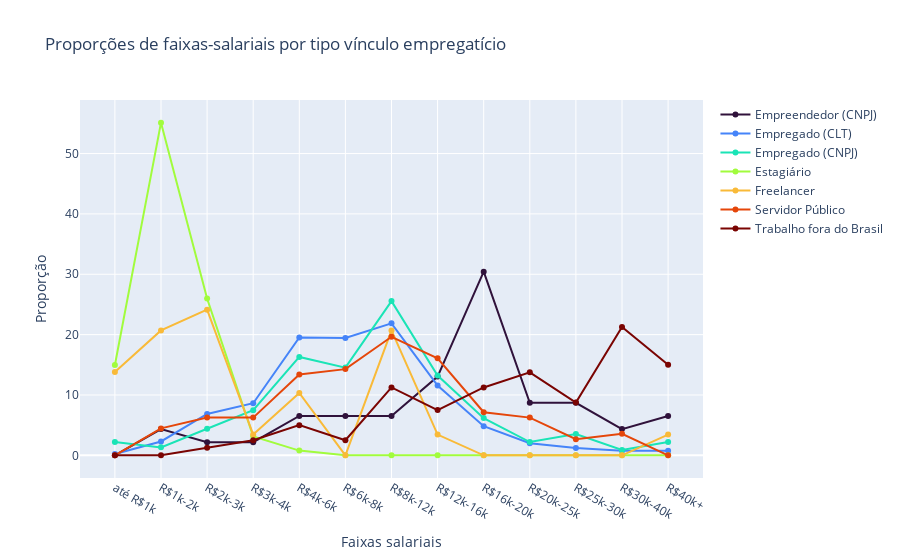

The cell this chart's notebook holds for it:
### Markdown cell above
Os profissionais que atuam fora do Brasil apresentam uma moda elevada na faixa de R$30k-40k.  
O empreendedor CNPJ também apresenta uma moda elevada, na faixa de R$16k-20k.
Os empregados CLT e os CNPJ apresentam distribuições salariais semelhantes.

### Code cell
salary_prop = pd.crosstab(df["('P2_h ', 'Faixa salarial')"],df['Vínculo Empregatício'],normalize='columns')*100

fig = px.line(salary_prop, x=salary_prop.index, y=salary_prop.columns, markers=True, title="Proporções de faixas-salariais por tipo vínculo empregatício",
 labels={
                     "value": "Proporção",
                     "('P2_h ', 'Faixa salarial')": "Faixas salariais ",
                     "Vínculo Empregatício": ""
                 }, color_discrete_sequence=['#30123b', '#4584f9', '#1ae4b6', '#a1fc3d', '#f9ba38', '#e5460a', '#7a0402'])
fig.show()

### Figure 1 — Plotly figure (JSON) as saved in the notebook; plotly's stock layout.template omitted (floating-point values rounded to 4 significant figures)
{"data": [{"hovertemplate": "=Empreendedor (CNPJ)<br>Faixas salariais =%{x}<br>Proporção=%{y}<extra></extra>", "legendgroup": "Empreendedor (CNPJ)", "line": {"color": "#30123b", "dash": "solid"}, "marker": {"symbol": "circle"}, "mode": "markers+lines", "name": "Empreendedor (CNPJ)", "orientation": "v", "showlegend": true, "type": "scatter", "x": ["até R$1k", "R$1k-2k", "R$2k-3k", "R$3k-4k", "R$4k-6k", "R$6k-8k", "R$8k-12k", "R$12k-16k", "R$16k-20k", "R$20k-25k", "R$25k-30k", "R$30k-40k", "R$40k+"], "xaxis": "x", "y": [0, 4.348, 2.174, 2.174, 6.522, 6.522, 6.522, 13.04, 30.43, 8.696, 8.696, 4.348, 6.522], "yaxis": "y"}, {"hovertemplate": "=Empregado (CLT)<br>Faixas salariais =%{x}<br>Proporção=%{y}<extra></extra>", "legendgroup": "Empregado (CLT)", "line": {"color": "#4584f9", "dash": "solid"}, "marker": {"symbol": "circle"}, "mode": "markers+lines", "name": "Empregado (CLT)", "orientation": "v", "showlegend": true, "type": "scatter", "x": ["até R$1k", "R$1k-2k", "R$2k-3k", "R$3k-4k", "R$4k-6k", "R$6k-8k", "R$8k-12k", "R$12k-16k", "R$16k-20k", "R$20k-25k", "R$25k-30k", "R$30k-40k", "R$40k+"], "xaxis": "x", "y": [0.2303, 2.303, 6.851, 8.636, 19.52, 19.46, 21.88, 11.57, 4.836, 2.015, 1.209, 0.7484, 0.7484], "yaxis": "y"}, {"hovertemplate": "=Empregado (CNPJ)<br>Faixas salariais =%{x}<br>Proporção=%{y}<extra></extra>", "legendgroup": "Empregado (CNPJ)", "line": {"color": "#1ae4b6", "dash": "solid"}, "marker": {"symbol": "circle"}, "mode": "markers+lines", "name": "Empregado (CNPJ)", "orientation": "v", "showlegend": true, "type": "scatter", "x": ["até R$1k", "R$1k-2k", "R$2k-3k", "R$3k-4k", "R$4k-6k", "R$6k-8k", "R$8k-12k", "R$12k-16k", "R$16k-20k", "R$20k-25k", "R$25k-30k", "R$30k-40k", "R$40k+"], "xaxis": "x", "y": [2.203, 1.322, 4.405, 7.489, 16.3, 14.54, 25.55, 13.22, 6.167, 2.203, 3.524, 0.8811, 2.203], "yaxis": "y"}, {"hovertemplate": "=Estagiário<br>Faixas salariais =%{x}<br>Proporção=%{y}<extra></extra>", "legendgroup": "Estagiário", "line": {"color": "#a1fc3d", "dash": "solid"}, "marker": {"symbol": "circle"}, "mode": "markers+lines", "name": "Estagiário", "orientation": "v", "showlegend": true, "type": "scatter", "x": ["até R$1k", "R$1k-2k", "R$2k-3k", "R$3k-4k", "R$4k-6k", "R$6k-8k", "R$8k-12k", "R$12k-16k", "R$16k-20k", "R$20k-25k", "R$25k-30k", "R$30k-40k", "R$40k+"], "xaxis": "x", "y": [14.96, 55.12, 25.98, 3.15, 0.7874, 0, 0, 0, 0, 0, 0, 0, 0], "yaxis": "y"}, {"hovertemplate": "=Freelancer<br>Faixas salariais =%{x}<br>Proporção=%{y}<extra></extra>", "legendgroup": "Freelancer", "line": {"color": "#f9ba38", "dash": "solid"}, "marker": {"symbol": "circle"}, "mode": "markers+lines", "name": "Freelancer", "orientation": "v", "showlegend": true, "type": "scatter", "x": ["até R$1k", "R$1k-2k", "R$2k-3k", "R$3k-4k", "R$4k-6k", "R$6k-8k", "R$8k-12k", "R$12k-16k", "R$16k-20k", "R$20k-25k", "R$25k-30k", "R$30k-40k", "R$40k+"], "xaxis": "x", "y": [13.79, 20.69, 24.14, 3.448, 10.34, 0, 20.69, 3.448, 0, 0, 0, 0, 3.448], "yaxis": "y"}, {"hovertemplate": "=Servidor Público<br>Faixas salariais =%{x}<br>Proporção=%{y}<extra></extra>", "legendgroup": "Servidor Público", "line": {"color": "#e5460a", "dash": "solid"}, "marker": {"symbol": "circle"}, "mode": "markers+lines", "name": "Servidor Público", "orientation": "v", "showlegend": true, "type": "scatter", "x": ["até R$1k", "R$1k-2k", "R$2k-3k", "R$3k-4k", "R$4k-6k", "R$6k-8k", "R$8k-12k", "R$12k-16k", "R$16k-20k", "R$20k-25k", "R$25k-30k", "R$30k-40k", "R$40k+"], "xaxis": "x", "y": [0, 4.464, 6.25, 6.25, 13.39, 14.29, 19.64, 16.07, 7.143, 6.25, 2.679, 3.571, 0], "yaxis": "y"}, {"hovertemplate": "=Trabalho fora do Brasil<br>Faixas salariais =%{x}<br>Proporção=%{y}<extra></extra>", "legendgroup": "Trabalho fora do Brasil", "line": {"color": "#7a0402", "dash": "solid"}, "marker": {"symbol": "circle"}, "mode": "markers+lines", "name": "Trabalho fora do Brasil", "orientation": "v", "showlegend": true, "type": "scatter", "x": ["até R$1k", "R$1k-2k", "R$2k-3k", "R$3k-4k", "R$4k-6k", "R$6k-8k", "R$8k-12k", "R$12k-16k", "R$16k-20k", "R$20k-25k", "R$25k-30k", "R$30k-40k", "R$40k+"], "xaxis": "x", "y": [0, 0, 1.25, 2.5, 5, 2.5, 11.25, 7.5, 11.25, 13.75, 8.75, 21.25, 15], "yaxis": "y"}], "layout": {"legend": {"title": {"text": ""}, "tracegroupgap": 0}, "title": {"text": "Proporções de faixas-salariais por tipo vínculo empregatício"}, "xaxis": {"anchor": "y", "domain": [0, 1], "title": {"text": "Faixas salariais "}}, "yaxis": {"anchor": "x", "domain": [0, 1], "title": {"text": "Proporção"}}}}
